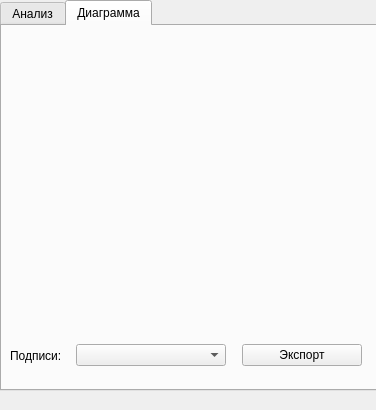
<?xml version="1.0" encoding="UTF-8"?>
<ui version="4.0">
 <class>DockWidget</class>
 <widget class="QDockWidget" name="DockWidget">
  <property name="geometry">
   <rect>
    <x>0</x>
    <y>0</y>
    <width>376</width>
    <height>410</height>
   </rect>
  </property>
  <property name="windowTitle">
   <string>DockWidget</string>
  </property>
  <widget class="QWidget" name="dockWidgetContents">
   <widget class="QTabWidget" name="tabWidget">
    <property name="geometry">
     <rect>
      <x>0</x>
      <y>0</y>
      <width>381</width>
      <height>391</height>
     </rect>
    </property>
    <property name="currentIndex">
     <number>1</number>
    </property>
    <widget class="QWidget" name="tab">
     <attribute name="title">
      <string>Анализ</string>
     </attribute>
     <widget class="QWidget" name="verticalLayoutWidget">
      <property name="geometry">
       <rect>
        <x>10</x>
        <y>0</y>
        <width>351</width>
        <height>361</height>
       </rect>
      </property>
      <layout class="QVBoxLayout" name="verticalLayout">
       <item>
        <widget class="QLabel" name="label_features_layer">
         <property name="text">
          <string>Выберите слой потребителей</string>
         </property>
        </widget>
       </item>
       <item>
        <widget class="QComboBox" name="comboBox_feature_layer"/>
       </item>
       <item>
        <widget class="QLabel" name="label_significance_attr">
         <property name="text">
          <string>&lt;html&gt;&lt;head/&gt;&lt;body&gt;&lt;p&gt;Выберите атрибут значимости потребителей&lt;/p&gt;&lt;/body&gt;&lt;/html&gt;</string>
         </property>
        </widget>
       </item>
       <item>
        <widget class="QComboBox" name="comboBox_significance_attr">
         <property name="enabled">
          <bool>true</bool>
         </property>
         <property name="contextMenuPolicy">
          <enum>Qt::NoContextMenu</enum>
         </property>
        </widget>
       </item>
       <item>
        <widget class="QLabel" name="label_features_layer_2">
         <property name="text">
          <string>Выберите слой поставщиков</string>
         </property>
        </widget>
       </item>
       <item>
        <widget class="QComboBox" name="comboBox_feature_layer_2"/>
       </item>
       <item>
        <widget class="QLabel" name="label_significance_attr_2">
         <property name="text">
          <string>&lt;html&gt;&lt;head/&gt;&lt;body&gt;&lt;p&gt;Выберите атрибут значимости  поставщиков&lt;/p&gt;&lt;/body&gt;&lt;/html&gt;</string>
         </property>
        </widget>
       </item>
       <item>
        <widget class="QComboBox" name="comboBox_significance_attr_2">
         <property name="enabled">
          <bool>true</bool>
         </property>
         <property name="contextMenuPolicy">
          <enum>Qt::NoContextMenu</enum>
         </property>
        </widget>
       </item>
       <item>
        <widget class="QLabel" name="label_significance_power">
         <property name="text">
          <string>Степень влияния значимости</string>
         </property>
        </widget>
       </item>
       <item>
        <widget class="QDoubleSpinBox" name="doubleSpinBox">
         <property name="maximumSize">
          <size>
           <width>120</width>
           <height>16777215</height>
          </size>
         </property>
         <property name="value">
          <double>1.000000000000000</double>
         </property>
        </widget>
       </item>
       <item>
        <widget class="QLabel" name="label_distance_power">
         <property name="text">
          <string>Степень влияния расстояния</string>
         </property>
        </widget>
       </item>
       <item>
        <widget class="QDoubleSpinBox" name="doubleSpinBox_2">
         <property name="maximumSize">
          <size>
           <width>120</width>
           <height>16777215</height>
          </size>
         </property>
         <property name="value">
          <double>1.000000000000000</double>
         </property>
        </widget>
       </item>
       <item>
        <widget class="QLabel" name="label_max_distance">
         <property name="text">
          <string>Максимальное расстояние до поставщика в метрах</string>
         </property>
        </widget>
       </item>
       <item>
        <widget class="QSpinBox" name="spinBox">
         <property name="maximumSize">
          <size>
           <width>120</width>
           <height>16777215</height>
          </size>
         </property>
         <property name="maximum">
          <number>9999999</number>
         </property>
         <property name="value">
          <number>9999999</number>
         </property>
        </widget>
       </item>
       <item>
        <widget class="QPushButton" name="ok_button">
         <property name="maximumSize">
          <size>
           <width>80</width>
           <height>16777215</height>
          </size>
         </property>
         <property name="text">
          <string>ОК</string>
         </property>
        </widget>
       </item>
      </layout>
     </widget>
    </widget>
    <widget class="QWidget" name="tab_2">
     <attribute name="title">
      <string>Диаграмма</string>
     </attribute>
     <widget class="QWidget" name="horizontalLayoutWidget">
      <property name="geometry">
       <rect>
        <x>0</x>
        <y>299</y>
        <width>371</width>
        <height>61</height>
       </rect>
      </property>
      <layout class="QHBoxLayout" name="horizontalLayout">
       <property name="spacing">
        <number>8</number>
       </property>
       <property name="leftMargin">
        <number>0</number>
       </property>
       <property name="rightMargin">
        <number>0</number>
       </property>
       <item>
        <widget class="QLabel" name="label">
         <property name="maximumSize">
          <size>
           <width>50</width>
           <height>16777215</height>
          </size>
         </property>
         <property name="text">
          <string>Подписи:</string>
         </property>
        </widget>
       </item>
       <item>
        <widget class="QComboBox" name="comboBox">
         <property name="maximumSize">
          <size>
           <width>150</width>
           <height>16777215</height>
          </size>
         </property>
        </widget>
       </item>
       <item>
        <widget class="QPushButton" name="export_button">
         <property name="maximumSize">
          <size>
           <width>120</width>
           <height>16777215</height>
          </size>
         </property>
         <property name="text">
          <string>Экспорт</string>
         </property>
        </widget>
       </item>
      </layout>
     </widget>
     <widget class="QWidget" name="verticalLayoutWidget_2">
      <property name="geometry">
       <rect>
        <x>0</x>
        <y>0</y>
        <width>371</width>
        <height>291</height>
       </rect>
      </property>
      <layout class="QVBoxLayout" name="layout"/>
     </widget>
    </widget>
   </widget>
  </widget>
 </widget>
 <resources/>
 <connections/>
</ui>
